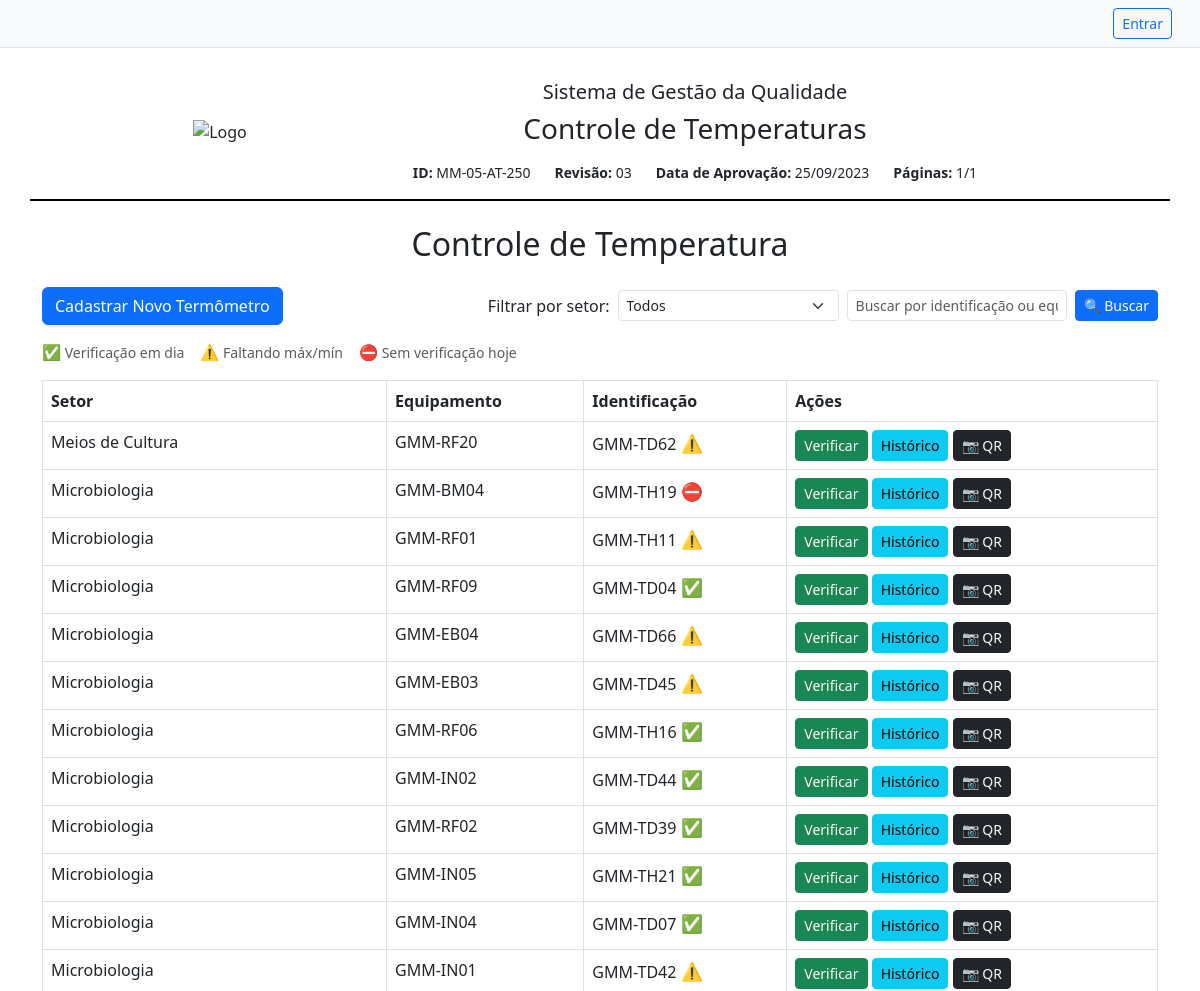
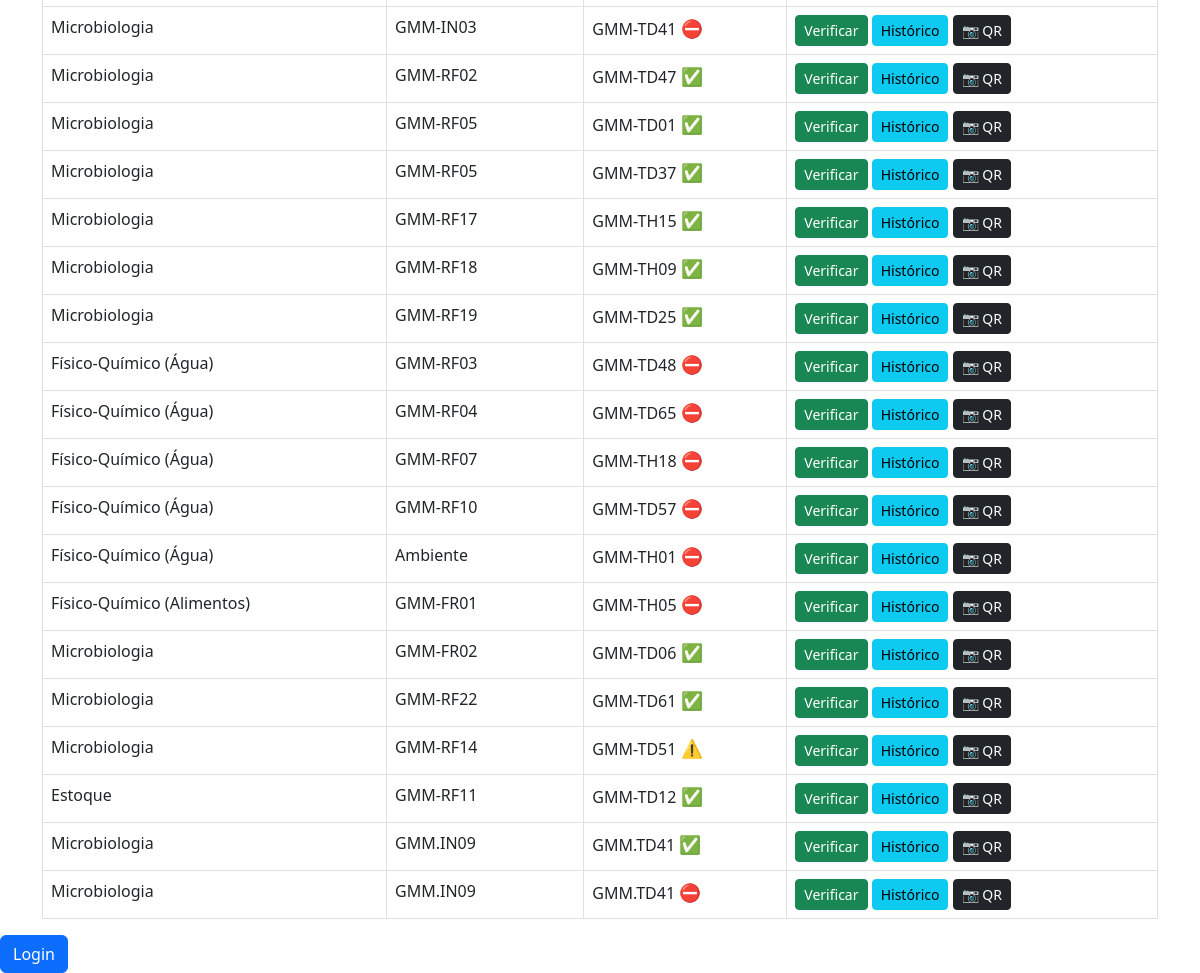
The page / on the database its author committed (2 pictures, top to bottom).
### app/models.py (models this page shows)
class Termometro(db.Model):
    id = db.Column(db.Integer, primary_key=True)
    setor = db.Column(db.String(100))
    equipamento = db.Column(db.String(100))
    especificacao = db.Column(db.String(100))
    identificacao = db.Column(db.String(50))
    padrao_identificacao = db.Column(db.String(50))
    verificacoes = db.relationship('Verificacao', backref='termometro', lazy=True)

### app/routes.py (the view)
@bp.route('/')
def index():
    termo_busca = request.args.get('q', '').strip()          # captura o termo digitado
    setor_filtro = request.args.get('setor')                 # captura filtro por setor, se existir
    query = Termometro.query
    if setor_filtro:
        query = query.filter_by(setor=setor_filtro)         # aplica filtro por setor
    if termo_busca:
        termo_like = f"%{termo_busca}%"
        query = query.filter(
            (Termometro.identificacao.ilike(termo_like)) |
            (Termometro.equipamento.ilike(termo_like))
        )
    termometros = query.all()
    setores = db.session.query(Termometro.setor).distinct().all()
    setores = [s[0] for s in setores]
    from datetime import datetime, time, timedelta
    import pytz
    sp_tz = pytz.timezone('America/Sao_Paulo')
    hoje_sp = datetime.now(sp_tz).date()
    inicio_local = sp_tz.localize(datetime.combine(hoje_sp, time.min))
    inicio_utc = inicio_local.astimezone(pytz.utc)
    fim_utc = (inicio_local + timedelta(days=1)).astimezone(pytz.utc)
    verificacoes_hoje = Verificacao.query.filter(
        Verificacao.data_hora >= inicio_utc,
        Verificacao.data_hora < fim_utc
    ).all()
    verificacoes_por_termometro = {v.termometro_id: v for v in verificacoes_hoje}
    termometros_atrasados = []
    termometros_incompletos = []
    for termo in termometros:
        v = verificacoes_por_termometro.get(termo.id)
        if not v:
            termometros_atrasados.append(termo.id)
        elif v.temperatura_max is None or v.temperatura_min is None:
            termometros_incompletos.append(termo.id)
    return render_template(
        'index.html',
        termometros=termometros,
        setores=setores,
        setor_filtro=setor_filtro,
        termo_busca=termo_busca,
        termometros_atrasados=termometros_atrasados,
        termometros_incompletos=termometros_incompletos
    )

### app/templates/index.html (shortened to what this page needs)
{% extends 'base.html' %}
{% block content %}
<div class="d-flex justify-content-between align-items-center mb-3 flex-wrap gap-2">
    <a href="{{ url_for('main.cadastrar') }}" class="btn btn-primary">Cadastrar Novo Termômetro</a>
    <form method="GET" class="d-flex align-items-center gap-2 flex-wrap">
    <label for="setor" class="form-label mb-0">Filtrar por setor:</label>
    <select name="setor" class="form-select form-select-sm w-auto" onchange="this.form.submit()">
        <option value="">Todos</option>
    </select>
    <input type="text" name="q" class="form-control form-control-sm w-auto"
           placeholder="Buscar por identificação ou equipamento"
           value="{{ termo_busca or '' }}">
    <button type="submit" class="btn btn-sm btn-primary">🔍 Buscar</button>
</form>
</div>
<div class="mb-3 small text-muted d-flex align-items-center gap-3 flex-wrap">
    <div><span style="font-size: 1.1em; color: #198754;">✅</span> Verificação em dia</div>
    <div><span style="font-size: 1.1em; color: #ffc107;">⚠️</span> Faltando máx/mín</div>
    <div><span style="font-size: 1.1em; color: #b02a37;">⛔</span> Sem verificação hoje</div>
</div>
<table class="table table-bordered">
    <thead>
        <tr>
            <th>Setor</th>
            <th>Equipamento</th>
            <th>Identificação</th>
            <th>Ações</th>
        </tr>
    </thead>
    <tbody>
        {% for termo in termometros %}
        <tr>
            <td>{{ termo.setor }}</td>
            <td>{{ termo.equipamento }}</td>
            <td>
                {{ termo.identificacao }}
                {% if termo.id in termometros_atrasados %}
                    <span title="Sem verificação hoje" style="color: #b02a37; font-size: 1.1em;">⛔</span>
                {% elif termo.id in termometros_incompletos %}
                    <span title="Falta máx/mín" style="color: #ffc107; font-size: 1.1em;">⚠️</span>
                {% else %}
                    <span title="Em dia" style="color: #198754; font-size: 1.1em;">✅</span>
                {% endif %}
            </td>
            <td>
                <a href="{{ url_for('main.verificar', id=termo.id) }}" class="btn btn-sm btn-success">Verificar</a>
                <a href="{{ url_for('main.historico', id=termo.id) }}" class="btn btn-sm btn-info">Histórico</a>
                <a href="{{ url_for('main.gerar_qr', id=termo.id) }}" class="btn btn-sm btn-dark" target="_blank">
                    📷 QR
                </a>
            </td>
        </tr>
        {% endfor %}
    </tbody>
</table>
{% endblock %}

### app/templates/base.html (shortened to what this page needs)
<!DOCTYPE html>
<html lang="pt-br">
<head>
  <link href="https://cdn.jsdelivr.net/npm/bootstrap@5.3.0/dist/css/bootstrap.min.css" rel="stylesheet">
</head>
<body>
  {% if session.get('usuario_id') %}
  <nav class="navbar navbar-expand-lg navbar-light bg-light border-bottom px-3 mb-3">
    <div class="container-fluid">
      <a class="navbar-brand" href="{{ url_for('main.index') }}">
        <img src="{{ url_for('static', filename='images/logo.png') }}" alt="Logo" height="30" class="me-2">
        Controle de Temperatura
      </a>
      <button class="navbar-toggler" type="button" data-bs-toggle="collapse" data-bs-target="#navbarContent"
        aria-controls="navbarContent" aria-expanded="false" aria-label="Toggle navigation">
        <span class="navbar-toggler-icon"></span>
      </button>
      <div class="collapse navbar-collapse justify-content-end" id="navbarContent">
        {% if session.get('usuario_id') %}
          <span class="navbar-text me-3">
            Logado como: <strong>{{ session.get('usuario_nome') }}</strong>
            {% if session.get('is_admin') %}
              <span class="badge bg-primary ms-2">Admin</span>
            {% endif %}
          </span>
          <a href="{{ url_for('main.logout') }}" class="btn btn-outline-secondary btn-sm">Sair</a>
        {% else %}
          <a href="{{ url_for('main.login') }}" class="btn btn-outline-primary btn-sm">Entrar</a>
        {% endif %}
      </div>
    </div>
  </nav>
{% else %}
<nav class="navbar navbar-light bg-light border-bottom px-3 mb-3">
    <div class="container-fluid d-flex justify-content-end">
        <a href="{{ url_for('main.login') }}" class="btn btn-outline-primary btn-sm">Entrar</a>
    </div>
</nav>
{% endif %}
  <div class="header container py-3">
    <div class="row justify-content-center align-items-center">
      <div class="col-12 col-md-2 mb-3 mb-md-0 text-center">
        <img src="{{ url_for('static', filename='images/logo.png') }}" alt="Logo">
      </div>
      <div class="col-12 col-md-8 text-center">
        <h5>Sistema de Gestão da Qualidade</h5>
        <h3>Controle de Temperaturas</h3>
        <div class="dados-fixos d-flex flex-wrap justify-content-center gap-4 mt-3">
          <span><strong>ID:</strong> MM-05-AT-250</span>
          <span><strong>Revisão:</strong> 03</span>
          <span><strong>Data de Aprovação:</strong> 25/09/2023</span>
          <span><strong>Páginas:</strong> 1/1</span>
        </div>
      </div>
    </div>
  </div>
  <div class="container mt-4">
    <h2 class="mb-4 text-center">Controle de Temperatura</h2>
    {% block content %}{% endblock %}
  </div>
  {% if session.get('usuario_id') %}
    <a href="{{ url_for('main.logout') }}" class="btn btn-danger">Logout ({{ session.get('usuario_nome') }})</a>
{% else %}
    <a href="{{ url_for('main.login') }}" class="btn btn-primary">Login</a>
{% endif %}
</body>
</html>

### app/templates/base.html (style rules this page uses)
.header { border-bottom: 2px solid #000; padding-bottom: 10px; margin-bottom: 20px; }
.header img { max-height: 80px; width: auto; }
.dados-fixos { font-size: 14px; }

### rows shown on the page
Termometro: setor "Meios de Cultura", equipamento "GMM-RF20", identificacao "GMM-TD62"
Termometro: setor "Microbiologia", equipamento "GMM-BM04", identificacao "GMM-TH19"
Termometro: setor "Microbiologia", equipamento "GMM-RF01", identificacao "GMM-TH11"
Termometro: setor "Microbiologia", equipamento "GMM-RF09", identificacao "GMM-TD04"
Termometro: setor "Microbiologia", equipamento "GMM-EB04", identificacao "GMM-TD66"
Termometro: setor "Microbiologia", equipamento "GMM-EB03", identificacao "GMM-TD45"
Termometro: setor "Microbiologia", equipamento "GMM-RF06", identificacao "GMM-TH16"
Termometro: setor "Microbiologia", equipamento "GMM-IN02", identificacao "GMM-TD44"
Termometro: setor "Microbiologia", equipamento "GMM-RF02", identificacao "GMM-TD39"
Termometro: setor "Microbiologia", equipamento "GMM-IN05", identificacao "GMM-TH21"
Termometro: setor "Microbiologia", equipamento "GMM-IN04", identificacao "GMM-TD07"
Termometro: setor "Microbiologia", equipamento "GMM-IN01", identificacao "GMM-TD42"
Termometro: setor "Microbiologia", equipamento "GMM-IN03", identificacao "GMM-TD41"
Termometro: setor "Microbiologia", equipamento "GMM-RF02", identificacao "GMM-TD47"
Termometro: setor "Microbiologia", equipamento "GMM-RF05", identificacao "GMM-TD01"
Termometro: setor "Microbiologia", equipamento "GMM-RF05", identificacao "GMM-TD37"
Termometro: setor "Microbiologia", equipamento "GMM-RF17", identificacao "GMM-TH15"
Termometro: setor "Microbiologia", equipamento "GMM-RF18", identificacao "GMM-TH09"
Termometro: setor "Microbiologia", equipamento "GMM-RF19", identificacao "GMM-TD25"
Termometro: setor "Físico-Químico (Água)", equipamento "GMM-RF03", identificacao "GMM-TD48"
Termometro: setor "Físico-Químico (Água)", equipamento "GMM-RF04", identificacao "GMM-TD65"
Termometro: setor "Físico-Químico (Água)", equipamento "GMM-RF07", identificacao "GMM-TH18"
Termometro: setor "Físico-Químico (Água)", equipamento "GMM-RF10", identificacao "GMM-TD57"
Termometro: setor "Físico-Químico (Água)", equipamento "Ambiente", identificacao "GMM-TH01"
Termometro: setor "Físico-Químico (Alimentos)", equipamento "GMM-FR01", identificacao "GMM-TH05"
Termometro: setor "Microbiologia", equipamento "GMM-FR02", identificacao "GMM-TD06"
Termometro: setor "Microbiologia", equipamento "GMM-RF22", identificacao "GMM-TD61"
Termometro: setor "Microbiologia", equipamento "GMM-RF14", identificacao "GMM-TD51"
Termometro: setor "Estoque", equipamento "GMM-RF11", identificacao "GMM-TD12"
Termometro: setor "Microbiologia", equipamento "GMM.IN09", identificacao "GMM.TD41"
Termometro: setor "Microbiologia", equipamento "GMM.IN09", identificacao "GMM.TD41"
